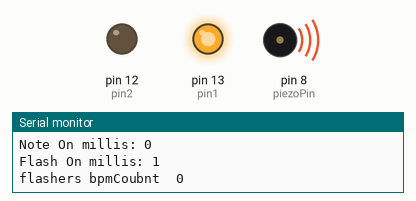
This sketch was run on a simulated Arduino Uno, built with avr-gcc and run on an emulated ATmega328P. On the bench: output pins drawn as LEDs (lit = HIGH), buzzer (waves = sounding), the last lines printed to the serial monitor.

Above: at 0.1 s.
At 10.1 s:
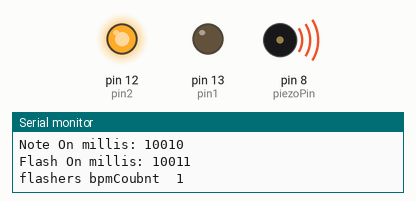
At 19.6 s:
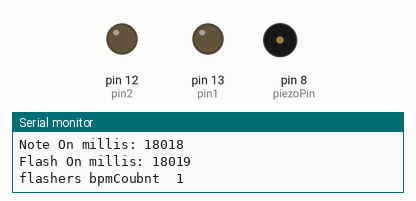
At 38.6 s:
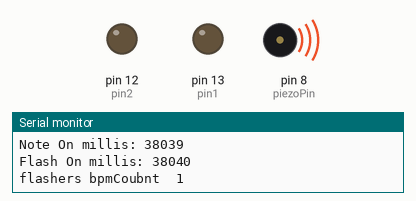
Timing chart, 0 to 40.0 s (numbered marks = the images above):
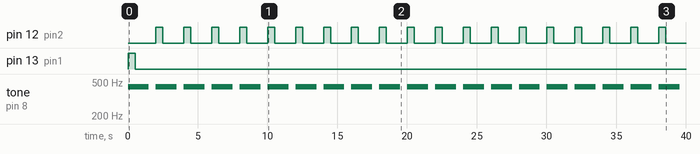

Measured:
- by itself, pin 12 (pin2): alternates HIGH for 0.50 s and LOW for 1.5 s
- by itself, pin 13 (pin1): LOW → HIGH at 0.00 s, → LOW 0.50 s later
- by itself, tone on pin 8 (piezoPin): alternates 440 Hz for 1.5 s and silent for 0.50 s

The sketch:

arpMasterD.ino
```cpp
#include "globalVars.h"
#include "pitches.h"
#include "Bpm.h"
#include "BpmUtil.h"

void setup() {
  Serial.begin(9600);
  Serial.println("@kuwala");
  pinMode(ledPinBlue, OUTPUT);
  pinMode(ledPinRed, OUTPUT);
  pinMode(piezoPin, OUTPUT);

  pinMode(but1, INPUT);
  pinMode(pot1, INPUT);
  pinMode(pot2, INPUT);

}

void stepMelody() {
  melodyCount ++;
  melodyCount = melodyCount % melodyLen;
}

void playMelody() {
  switch (melodyState)
  {
    case BREST:
    { // wrap case block in {} to allow intializations of variables
      noteOff();
      int noteDuration = BpmUtil::getNoteDuration( noteLens[melodyCount], travisBpm.getBpm());
      noteRestTime = noteDuration * 0.25;
      melodyState = BRESTDELAY;
      melodyTimer = millis();
      break;
    }
    case BPLAY:
    {
       Serial.print("melody count ");
       Serial.println(melodyCount);

       int noteDuration = BpmUtil::getNoteDuration( noteLens[melodyCount], travisBpm.getBpm());
       noteOnTime = noteDuration * 0.75;
       //notePitch = notePitches[melodyCount];
       //playNote(noteDuration, notePitch);
       int notePitch = 440; //noteTravel();
       noteOn(notePitch);
       Serial.print("Note On millis: ");
       Serial.println(millis());

       melodyTimer = millis();
       melodyState = BPLAYDELAY;

      break;
    }
    case BPLAYDELAY:
      if ( (millis() - melodyTimer) > noteOnTime ) {
        melodyState = BREST;
      }
      break;
    case BRESTDELAY:
      if( (millis() - melodyTimer) > noteRestTime){
        melodyState = BUPDATE;
      }
      break;
    case BUPDATE:
      melodyCount ++;
      melodyCount = melodyCount % melodyLen;
      melodyState = BPLAY;

      break;
    default:
      break;

  } // end switch
} // end function

void noteOn(int pitch) {
  tone(piezoPin, pitch);
}
void noteOff() {
  noTone(piezoPin);
}


int notePitchCalc(int n) {
  //n is halfsteps above A4;

  //fn = f0 * (a)^n
  //fo = 440hz // which is A4 above middle C
  //a = (2)1/12 = 1.059463094359
  float a = 1.059463094359;

  return 440 * pow(a, n);
}
int noteTravel() {
  if (noteTravelerCount > noteTravelerMax) {
    noteTravelerDir *= -1;
  } else if (noteTravelerCount < noteTravelerMin) {
    noteTravelerDir *= -1;
  }
  noteTravelerCount += noteTravelerDir * noteTravelStep;
  Serial.print("noteTravel count:");
  Serial.println(notePitchCalc(noteTravelerCount));
  return notePitchCalc(noteTravelerCount);
}

void loop() {
  //bpmFlasherUpdate();
  travisBpm.update();
  playMelody();
  bpmFlasher.update();
//tone(piezoPin,340);
  //delay(500);
  //noTone(piezoPin);
  //delay(200);
  //bpmFlasherUpdate();
  //countBeats();
  //delay(10000);

  /*
  //Button and Pots
  but1Val = digitalRead(but1);
  pot1Val = analogRead(pot1);
  pot2Val = analogRead(pot2);
  */

  //pot1Val = map( pot1Val , 0, 1023, 0, 127);

  /*
  if ( (millis() - timer) > timeDelay) {
    if(bpmTravelDirection == 1) {
      bpm += bpmTravelRate;
      bpmTravelCount+= bpmTravelRate;
    } else {
      bpm -= bpmTravelRate;
      bpmTravelCount-= bpmTravelRate;
    }
    if (abs(bpmTravelCount) > bpmTravelLimit) {
      bpmTravelDirection = bpmTravelDirection * -1;
    }
    Serial.print("bpm: ");
    Serial.println(bpm);
    timer = millis();
  } */


}
```

Bpm.cpp
```cpp
#include "Bpm.h"
#include <Arduino.h>

Bpm::Bpm() {
  bpm = 30;
  bpmCount = 0;
  // Time 4 / 4
  bpmTop = QUARTER;
  bpmBottom = 4;
  timer = 0;
  timeDelay = 0;
  state = BPLAY;

};
void Bpm::setBpm(float bpm) {
  this->bpm = bpm;
};

float Bpm::getBpm() {
  return bpm;
};

void Bpm::setTimeSig(NOTE_LEN top, int bottom) {
  bpmTop = top;
  bpmBottom = bottom;
};

int Bpm::getStepDelay() {

  //returns 1/32nd
  return ( ( 7.5 / bpm) * 1000 );
};
int Bpm::getBeat() {
  return bpmCount;
};

void Bpm::update() {
  switch(state) {

    case BPLAY:
      bpmCount = stepCount / 4;
      bpmCount = bpmCount % bpmBottom;

      //Serial.println(bpmCount );
      timeDelay = getStepDelay();
      state = BREST;
      break;

   case BREST:
    if ((millis() - timer) > timeDelay) {
     // Serial.print("step coubnt:");
      //Serial.println(bpmCount);
      stepCount ++;
      state = BPLAY;
      timer = millis();
    }


  } // end switch

};
```

Bpm.h
```cpp
#ifndef BPM_H
#define BPM_H
#include <Arduino.h>
#include "BpmUtil.h"

class Bpm {
  private:
    float bpm;
    int bpmCount; // what beat are you on?
    // Time 4 / 4
    NOTE_LEN bpmTop;
    int bpmBottom;

    int stepDelay;
    int stepCount;

    BFSM state;
    unsigned long timer;
    int timeDelay;

  public:
    Bpm();
    void setTimeSig(NOTE_LEN top, int bottom);
    void setBpm(float bpm);
    float getBpm();
    void update();

    int getStepDelay();
    int getBeat(); // returns count


};

#endif
```

BpmFlasher.cpp
```cpp
#include "BpmFlasher.h"
#include <Arduino.h>

BpmFlasher::BpmFlasher(Bpm * bpmPtr) {
  flashNoteLen = QUARTER;
  state = BPLAY;
  timer = 0;
  pin1 = 13;
  pin2 = 12;
  restTime = 0;
  playTime = 0;
  this->bpmPtr = bpmPtr;
};

void BpmFlasher::update() {

  if(state == BPLAY) {

    if ((millis() - timer) > restTime) {
      timer = millis();
      //keeps count from going over
      int bpmCount = bpmPtr->getBeat();
      int bpm = bpmPtr->getBpm();
      //bpmCount = bpm->getCount();


      int flashLen = BpmUtil::getNoteDuration(flashNoteLen, bpm);
      // led on for 1/4 the bpmLEDNote length
      playTime = flashLen * 0.25;
      state = BREST;

      if(bpmCount == 0) {
        digitalWrite(pin1, HIGH);
      } else {
        digitalWrite(pin2, HIGH);
      }
      Serial.print("Flash On millis: ");
     Serial.println(millis());
     Serial.print("flashers bpmCoubnt  ");
      Serial.println(bpmCount);
      Serial.println("");
    } // end timer

  } else if (state == BREST) {
    if ((millis() - timer) > playTime) {

      timer = millis();

      float bpm = bpmPtr->getBpm();
      //gets flash Length based on bpm and default bpmLEDNote ( quartor note )
      int flashLen = BpmUtil::getNoteDuration(flashNoteLen, bpm);
      // rests for 3/4 the bpmLEDNote length
      restTime = flashLen * 0.75;
      state = BPLAY;

         digitalWrite(pin1, LOW);
         digitalWrite(pin2, LOW);

    }  //end timer
  } // end if bpmFlasherState

};
```

BpmFlasher.h
```cpp
#ifndef BPMFLASHER_H
#define BPMFLASHER_H
#include <Arduino.h>
#include "Bpm.h"
#include "BpmUtil.h"

class BpmFlasher {
  private:
    BFSM state;
    NOTE_LEN flashNoteLen;
    unsigned long timer;
    int restTime;
    int playTime;
    int pin1, pin2;
    Bpm * bpmPtr;
  public:
    BpmFlasher(Bpm * bpmPtr);
    void update();
    //void setPins(int pin1, int pin2);

};


#endif
```

BpmUtil.cpp
```cpp
#include "BpmUtil.h"

namespace BpmUtil {

  int getNoteDuration(NOTE_LEN noteLen, float bpm) {
    int duration = 0;
    switch (noteLen) {
     case WHOLE:
       duration = ( 240 / bpm )* 1000;
       break;
     case HALF:
       duration = ( 120 / bpm )* 1000;
       break;
     case QUARTER:
       duration = ( 60 / bpm )* 1000;
       break;
     case EIGTH:
       duration = ( 30 / bpm )* 1000;
       break;
     case SIXTEENTH:
       duration = ( 15 / bpm )* 1000;
       break;
     case THIRTYSECOND:
       duration = ( 7.5 / bpm)* 1000;
     default:
       break;
    }
    return duration;
  }

} // end namespace
```

BpmUtil.h
```cpp
#ifndef BPMUTIL_H
#define BPMUTIL_H

//used for fsm
enum BFSM {
  BPLAY,
  BREST,
  BPLAYDELAY,
  BRESTDELAY,
  BUPDATE
};

//Needs to be converted to NOTE_WHOLE and such
enum NOTE_LEN {
  WHOLE,
  HALF,
  QUARTER,
  EIGTH,
  SIXTEENTH,
  THIRTYSECOND
};

namespace BpmUtil {
  int getNoteDuration(NOTE_LEN noteLen, float bpm);

}

#endif
```

globalVars.h
```cpp
#ifndef GLOBALVARS_H
#define GLOBALVARS_H
#include <Arduino.h>
#include "pitches.h"
#include "Bpm.h"
#include "BpmFlasher.h"

Bpm travisBpm;
BpmFlasher bpmFlasher(&travisBpm);

BFSM melodyState = BPLAY;

/*
enum NOTE_LEN {
  WHOLE,
  HALF,
  QUARTER,
  EIGTH,
  SIXTEENTH
}; */

unsigned long timer;
int timeDelay = 80;


unsigned long melodyTimer;
int noteOnTime = 0;
int noteRestTime = 0;


int noteTravelerCount = -9;
float noteTravelStep = 3;
int noteTravelerMax = 36;
int noteTravelerMin = -36;
int noteTravelerDir = 1;

//bpm can /should be turned into an object
int bpmTravelLimit = 90;
int bpmTravelDirection = 1;
int bpmTravelCount = 0;
int bpmTravelRate = 1;


float beatDuration = 0; //getNoteDuration(bpmTop, bpm); // in mill seconds
NOTE_LEN bpmLEDNote = QUARTER; // on time played like note

const int melodyLen = 4; // needs to be the same for melody NoteLen and Pitches
int melodyCount = 0;
NOTE_LEN noteLens[melodyLen] = { QUARTER, QUARTER, QUARTER, QUARTER };
//NOTE_LEN noteLens[] = { QUARTER, EIGTH, SIXTEENTH, SIXTEENTH, QUARTER, EIGTH, SIXTEENTH, SIXTEENTH};
//NOTE_LEN noteLens[] = { SIXTEENTH, SIXTEENTH, SIXTEENTH, SIXTEENTH, SIXTEENTH};
int notePitches[melodyLen] = { NOTE_C4, NOTE_E4, NOTE_G4, NOTE_A4};


int ledPinBlue = 13;
int ledPinRed = 12;
int piezoPin = 8;
int but1 = 7;
int but1Val = 0;
int pot1 = A0;
int pot2 = A1;
int pot1Val = 0;
int pot2Val = 0;


#endif
```

pitches.h
```cpp
#ifndef PITCHES_H
#define PITCHES_H


/*************************************************
 * Public Constants
 *************************************************/

#define NOTE_B0  31
#define NOTE_C1  33
#define NOTE_CS1 35
#define NOTE_D1  37
#define NOTE_DS1 39
#define NOTE_E1  41
#define NOTE_F1  44
#define NOTE_FS1 46
#define NOTE_G1  49
#define NOTE_GS1 52
#define NOTE_A1  55
#define NOTE_AS1 58
#define NOTE_B1  62
#define NOTE_C2  65
#define NOTE_CS2 69
#define NOTE_D2  73
#define NOTE_DS2 78
#define NOTE_E2  82
#define NOTE_F2  87
#define NOTE_FS2 93
#define NOTE_G2  98
#define NOTE_GS2 104
#define NOTE_A2  110
#define NOTE_AS2 117
#define NOTE_B2  123
#define NOTE_C3  131
#define NOTE_CS3 139
#define NOTE_D3  147
#define NOTE_DS3 156
#define NOTE_E3  165
#define NOTE_F3  175
#define NOTE_FS3 185
#define NOTE_G3  196
#define NOTE_GS3 208
#define NOTE_A3  220
#define NOTE_AS3 233
#define NOTE_B3  247
#define NOTE_C4  262
#define NOTE_CS4 277
#define NOTE_D4  294
#define NOTE_DS4 311
#define NOTE_E4  330
#define NOTE_F4  349
#define NOTE_FS4 370
#define NOTE_G4  392
#define NOTE_GS4 415
#define NOTE_A4  440
#define NOTE_AS4 466
#define NOTE_B4  494
#define NOTE_C5  523
#define NOTE_CS5 554
#define NOTE_D5  587
#define NOTE_DS5 622
#define NOTE_E5  659
#define NOTE_F5  698
#define NOTE_FS5 740
#define NOTE_G5  784
#define NOTE_GS5 831
#define NOTE_A5  880
#define NOTE_AS5 932
#define NOTE_B5  988
#define NOTE_C6  1047
#define NOTE_CS6 1109
#define NOTE_D6  1175
#define NOTE_DS6 1245
#define NOTE_E6  1319
#define NOTE_F6  1397
#define NOTE_FS6 1480
#define NOTE_G6  1568
#define NOTE_GS6 1661
#define NOTE_A6  1760
#define NOTE_AS6 1865
#define NOTE_B6  1976
#define NOTE_C7  2093
#define NOTE_CS7 2217
#define NOTE_D7  2349
#define NOTE_DS7 2489
#define NOTE_E7  2637
#define NOTE_F7  2794
#define NOTE_FS7 2960
#define NOTE_G7  3136
#define NOTE_GS7 3322
#define NOTE_A7  3520
#define NOTE_AS7 3729
#define NOTE_B7  3951
#define NOTE_C8  4186
#define NOTE_CS8 4435
#define NOTE_D8  4699
#define NOTE_DS8 4978

#endif
```
